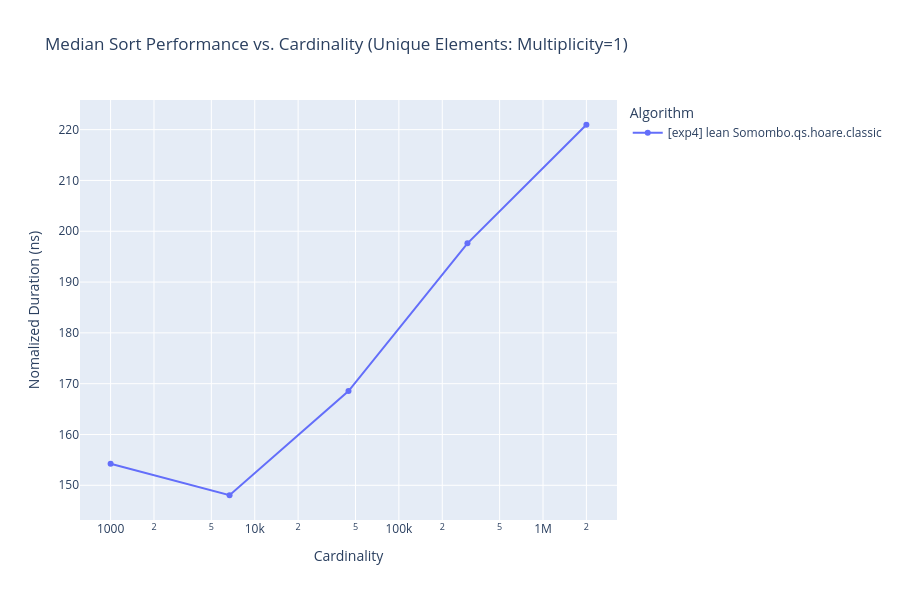

The notebook cell this image was saved under:
### Code cell
exp4.plot_trends_interactive(
    'cardinality', 
    f'Median Sort Performance vs. Cardinality (Unique Elements: Multiplicity=1)',
    normalized=True,
    xlog=True,
    ylog=False,
)

### Figure 1 — Plotly figure (JSON) as saved in the notebook; plotly's stock layout.template omitted (floating-point values rounded to 4 significant figures)
{"data": [{"hovertemplate": "Algorithm=[exp4] lean Somombo.qs.hoare.classic<br>Cardinality=%{x}<br>Nomalized Duration (ns)=%{y}<extra></extra>", "legendgroup": "[exp4] lean Somombo.qs.hoare.classic", "line": {"color": "#636efa", "dash": "solid"}, "marker": {"symbol": "circle"}, "mode": "lines+markers", "name": "[exp4] lean Somombo.qs.hoare.classic", "orientation": "v", "showlegend": true, "type": "scatter", "x": [1000, 6687, 44721, 299070, 2000000], "xaxis": "x", "y": [154.2, 148.0, 168.6, 197.6, 221.0], "yaxis": "y"}], "layout": {"height": 600, "hovermode": "x unified", "legend": {"title": {"text": "Algorithm"}, "tracegroupgap": 0}, "title": {"text": "Median Sort Performance vs. Cardinality (Unique Elements: Multiplicity=1)"}, "xaxis": {"anchor": "y", "domain": [0, 1], "title": {"text": "Cardinality"}, "type": "log"}, "yaxis": {"anchor": "x", "domain": [0, 1], "title": {"text": "Nomalized Duration (ns)"}}}}
